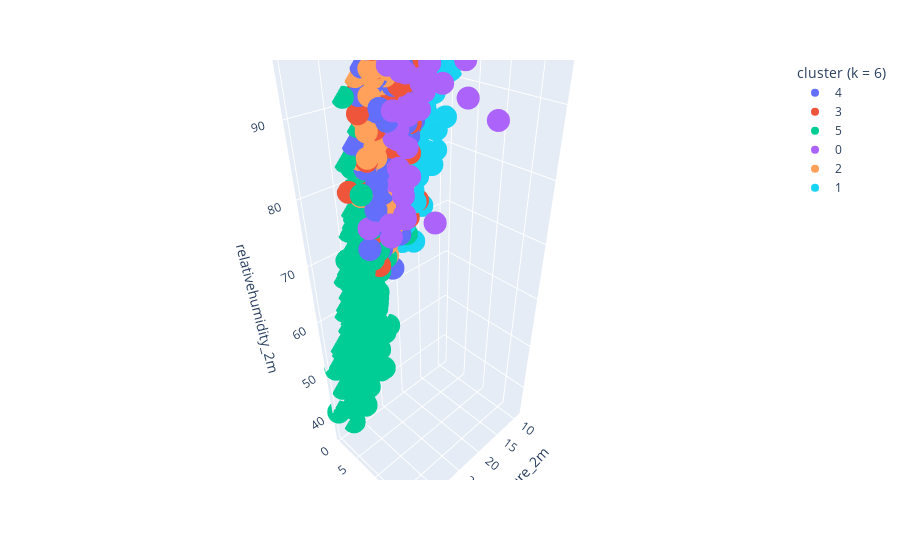

Write notebook code for a chart like this one.
### Code cell
fig = px.scatter_3d(df_clusters, x="temperature_2m", y="rain", z="relativehumidity_2m", color="cluster (k = 6)")
fig.show()

### Figure 1 — Plotly figure (JSON) as saved in the notebook; plotly's stock layout.template omitted (floating-point values rounded to 4 significant figures; data arrays with more than 128 entries replaced by an {"elided": "..."} marker saying what was removed)
{"data": [{"hovertemplate": "cluster (k = 6)=4<br>temperature_2m=%{x}<br>rain=%{y}<br>relativehumidity_2m=%{z}<extra></extra>", "legendgroup": "4", "marker": {"color": "#636efa", "symbol": "circle"}, "mode": "markers", "name": "4", "scene": "scene", "showlegend": true, "type": "scatter3d", "x": {"elided": "286 float values"}, "y": {"elided": "286 float values"}, "z": {"elided": "286 int values"}}, {"hovertemplate": "cluster (k = 6)=3<br>temperature_2m=%{x}<br>rain=%{y}<br>relativehumidity_2m=%{z}<extra></extra>", "legendgroup": "3", "marker": {"color": "#EF553B", "symbol": "circle"}, "mode": "markers", "name": "3", "scene": "scene", "showlegend": true, "type": "scatter3d", "x": {"elided": "198 float values"}, "y": {"elided": "198 float values"}, "z": {"elided": "198 int values"}}, {"hovertemplate": "cluster (k = 6)=5<br>temperature_2m=%{x}<br>rain=%{y}<br>relativehumidity_2m=%{z}<extra></extra>", "legendgroup": "5", "marker": {"color": "#00cc96", "symbol": "circle"}, "mode": "markers", "name": "5", "scene": "scene", "showlegend": true, "type": "scatter3d", "x": {"elided": "181 float values"}, "y": {"elided": "181 float values"}, "z": {"elided": "181 int values"}}, {"hovertemplate": "cluster (k = 6)=0<br>temperature_2m=%{x}<br>rain=%{y}<br>relativehumidity_2m=%{z}<extra></extra>", "legendgroup": "0", "marker": {"color": "#ab63fa", "symbol": "circle"}, "mode": "markers", "name": "0", "scene": "scene", "showlegend": true, "type": "scatter3d", "x": [22.9, 22.9, 25.1, 22.4, 26.8, 21, 23.2, 19.6, 19.2, 24.7, 21.6, 23.6, 24.8, 17.8, 22.8, 23.5, 20.3, 20, 24.8, 21.3, 28.1, 22.6, 24.8, 22.5, 19.5, 23.5, 23.7, 19.9, 23, 23.3, 16.5, 28.5, 17.6, 23.4, 20.7, 23.5, 20.7, 21.6, 21.8, 24.6, 23, 22.2, 21.9], "y": [6, 5.1, 7.5, 4.7, 9.3, 18.3, 4.3, 7, 6.2, 4.1, 5, 5, 5.1, 6, 5.8, 3.7, 9.4, 12.5, 6.3, 9.3, 8.1, 5.9, 5.6, 5.8, 4.9, 4.2, 4.1, 13, 4.4, 8.9, 6.2, 4.2, 4.2, 5.7, 3.7, 4.2, 7.7, 7.7, 5.3, 10.3, 4.9, 7.5, 4.1], "z": [94, 94, 77, 89, 81, 91, 96, 96, 95, 72, 90, 86, 95, 99, 85, 80, 93, 96, 83, 75, 77, 89, 90, 81, 96, 95, 96, 92, 87, 94, 99, 75, 92, 75, 99, 86, 95, 92, 89, 94, 79, 90, 94]}, {"hovertemplate": "cluster (k = 6)=2<br>temperature_2m=%{x}<br>rain=%{y}<br>relativehumidity_2m=%{z}<extra></extra>", "legendgroup": "2", "marker": {"color": "#FFA15A", "symbol": "circle"}, "mode": "markers", "name": "2", "scene": "scene", "showlegend": true, "type": "scatter3d", "x": {"elided": "244 float values"}, "y": {"elided": "244 float values"}, "z": {"elided": "244 int values"}}, {"hovertemplate": "cluster (k = 6)=1<br>temperature_2m=%{x}<br>rain=%{y}<br>relativehumidity_2m=%{z}<extra></extra>", "legendgroup": "1", "marker": {"color": "#19d3f3", "symbol": "circle"}, "mode": "markers", "name": "1", "scene": "scene", "showlegend": true, "type": "scatter3d", "x": {"elided": "183 float values"}, "y": {"elided": "183 float values"}, "z": {"elided": "183 int values"}}], "layout": {"legend": {"title": {"text": "cluster (k = 6)"}, "tracegroupgap": 0}, "margin": {"t": 60}, "scene": {"domain": {"x": [0, 1], "y": [0, 1]}, "xaxis": {"title": {"text": "temperature_2m"}}, "yaxis": {"title": {"text": "rain"}}, "zaxis": {"title": {"text": "relativehumidity_2m"}}}}}
